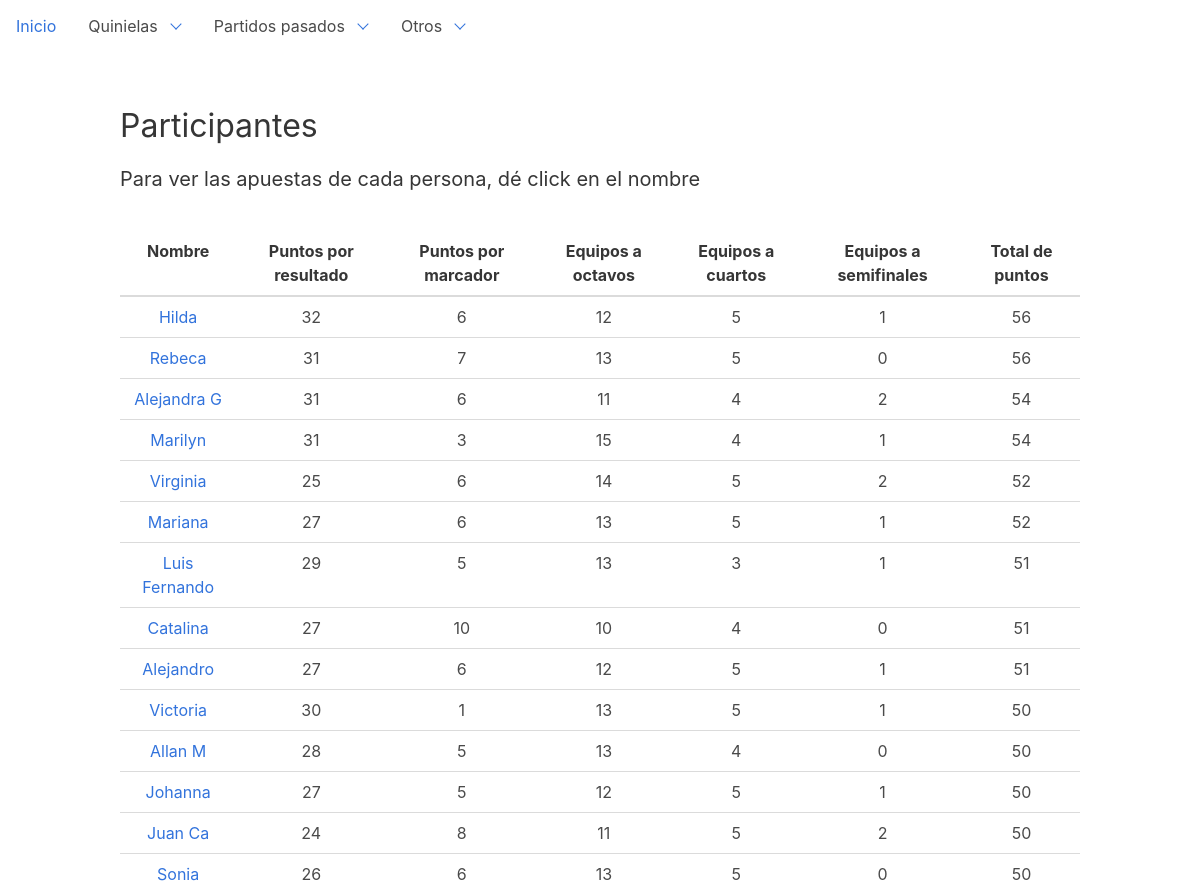
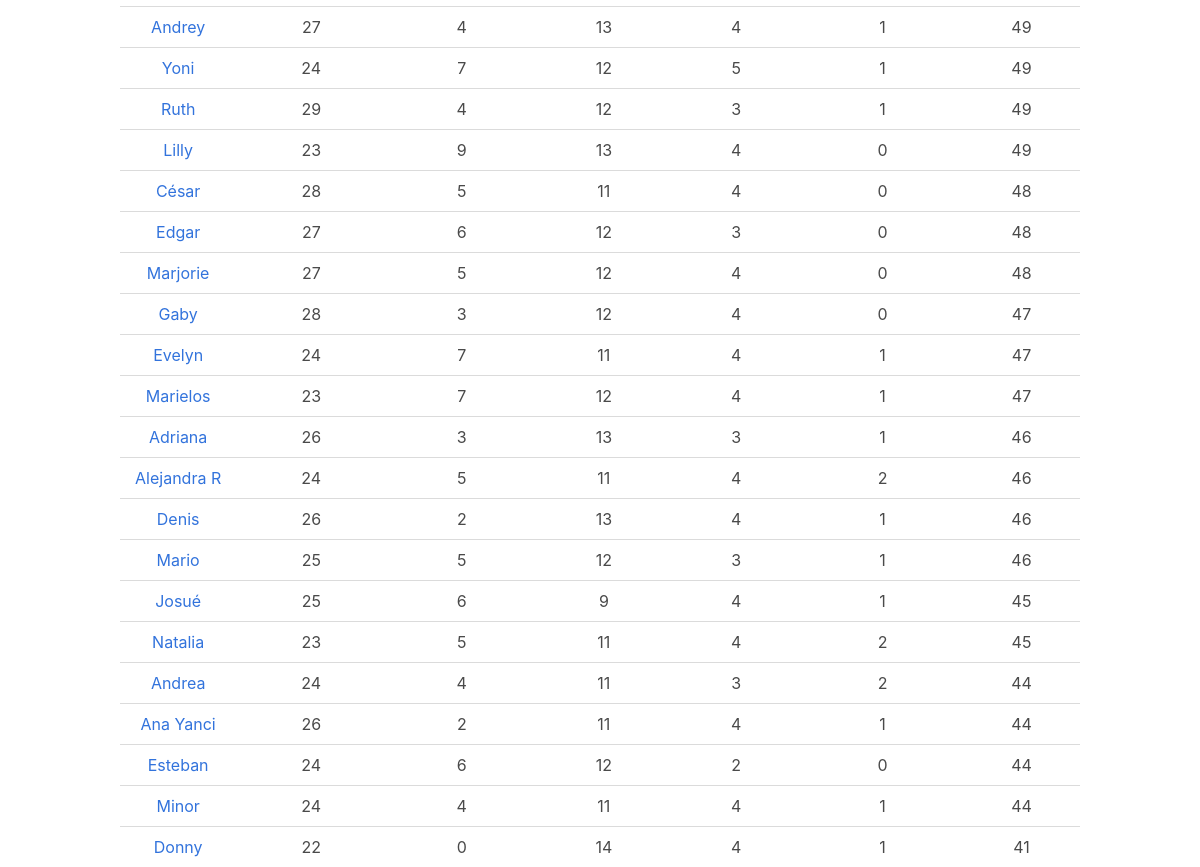
Page /dashboard/gamblers on the committed database (2 pictures, top to bottom).
### dashboard/models.py (models this page shows, shortened)
class Gambler(models.Model):
    name = models.CharField(max_length=48)
    points_result = models.IntegerField(default=0)
    points_score = models.IntegerField(default=0)
    points_result2 = models.IntegerField(default=0)
    points_score2 = models.IntegerField(default=0)
    points_8vo = models.IntegerField(default=0)
    points_4vo = models.IntegerField(default=0)
    points_semi = models.IntegerField(default=0)
    points_3er = models.IntegerField(default=0)
    points_final = models.IntegerField(default=0)
    points_4vo2 = models.IntegerField(default=0)
    points_semi2 = models.IntegerField(default=0)
    points_3er2 = models.IntegerField(default=0)
    points_final2 = models.IntegerField(default=0)

### dashboard/views.py (the view)
class GamblerListView(ListView):
    model = Gambler
    def get_queryset(self):
        queryset = super(GamblerListView, self).get_queryset()
        return queryset.all().exclude(pk=1).annotate(
            points=(F('points_score') + (F('points_result')) + (F('points_8vo')) + (F('points_4vo')) + (F('points_semi')))).order_by(
            '-points')

### dashboard/templatetags/custom_tags.py (called while the page is built)
@register.filter()
def total_points(value, arg):
    gambler = Gambler.objects.get(name=arg)
    points = gambler.points_semi + gambler.points_score + gambler.points_final + gambler.points_8vo+gambler.points_4vo + gambler.points_3er + gambler.points_result
    return str(points)

### templates/dashboard/gambler_list.html (shortened to what this page needs)
{% extends 'base.html' %}
{% load custom_tags %}
{% block content %}
    <h1 class="title">Participantes</h1>
    <h4>Para ver las apuestas de cada persona, dé click en el nombre</h4>
    <br/>
    <table class="sortable">
        <thead>
        <tr>
            <th style="text-align: center">Nombre</th>
            <th style="text-align: center">Puntos por resultado </th>
            <th style="text-align: center">Puntos por marcador </th>
            <th style="text-align: center">Equipos a octavos </th>
            <th style="text-align: center">Equipos a cuartos </th>
            <th style="text-align: center">Equipos a semifinales </th>
            <th style="text-align: center">Total de puntos</th>
        </tr>
        </thead>
        <tbody>
        {% for gambler in gambler_list %}
            <tr>
                <td style="text-align: center"><a href="{% url 'gambler-detail' gambler.pk %}">{{ gambler.name }}</a></td>
                <td style="text-align: center">{{ gambler.points_result }}</td>
                <td style="text-align: center">{{ gambler.points_score }}</td>
                <td style="text-align: center">{{ gambler.points_8vo }}</td>
                <td style="text-align: center">{{ gambler.points_4vo }}</td>
                <td style="text-align: center">{{ gambler.points_semi }}</td>
                <td style="text-align: center">{{ value|total_points:gambler.name }}</td>
            </tr>
        {% endfor %}
        </tbody>
    </table>
{% endblock %}

### rows in the picture
Gambler: name "Hilda", points_result "32", points_score "6", points_8vo "12", points_4vo "5", points_semi "1", name+points_semi+points_score "56"
Gambler: name "Rebeca", points_result "31", points_score "7", points_8vo "13", points_4vo "5", points_semi "0", name+points_semi+points_score "56"
Gambler: name "Alejandra G", points_result "31", points_score "6", points_8vo "11", points_4vo "4", points_semi "2", name+points_semi+points_score "54"
Gambler: name "Marilyn", points_result "31", points_score "3", points_8vo "15", points_4vo "4", points_semi "1", name+points_semi+points_score "54"
Gambler: name "Virginia", points_result "25", points_score "6", points_8vo "14", points_4vo "5", points_semi "2", name+points_semi+points_score "52"
Gambler: name "Mariana", points_result "27", points_score "6", points_8vo "13", points_4vo "5", points_semi "1", name+points_semi+points_score "52"
Gambler: name "Luis Fernando", points_result "29", points_score "5", points_8vo "13", points_4vo "3", points_semi "1", name+points_semi+points_score "51"
Gambler: name "Catalina", points_result "27", points_score "10", points_8vo "10", points_4vo "4", points_semi "0", name+points_semi+points_score "51"
Gambler: name "Alejandro", points_result "27", points_score "6", points_8vo "12", points_4vo "5", points_semi "1", name+points_semi+points_score "51"
Gambler: name "Victoria", points_result "30", points_score "1", points_8vo "13", points_4vo "5", points_semi "1", name+points_semi+points_score "50"
Gambler: name "Allan M", points_result "28", points_score "5", points_8vo "13", points_4vo "4", points_semi "0", name+points_semi+points_score "50"
Gambler: name "Johanna", points_result "27", points_score "5", points_8vo "12", points_4vo "5", points_semi "1", name+points_semi+points_score "50"
Gambler: name "Juan Ca", points_result "24", points_score "8", points_8vo "11", points_4vo "5", points_semi "2", name+points_semi+points_score "50"
Gambler: name "Sonia", points_result "26", points_score "6", points_8vo "13", points_4vo "5", points_semi "0", name+points_semi+points_score "50"
Gambler: name "Andrey", points_result "27", points_score "4", points_8vo "13", points_4vo "4", points_semi "1", name+points_semi+points_score "49"
Gambler: name "Yoni", points_result "24", points_score "7", points_8vo "12", points_4vo "5", points_semi "1", name+points_semi+points_score "49"
Gambler: name "Ruth", points_result "29", points_score "4", points_8vo "12", points_4vo "3", points_semi "1", name+points_semi+points_score "49"
Gambler: name "Lilly", points_result "23", points_score "9", points_8vo "13", points_4vo "4", points_semi "0", name+points_semi+points_score "49"
Gambler: name "César", points_result "28", points_score "5", points_8vo "11", points_4vo "4", points_semi "0", name+points_semi+points_score "48"
Gambler: name "Edgar", points_result "27", points_score "6", points_8vo "12", points_4vo "3", points_semi "0", name+points_semi+points_score "48"
Gambler: name "Marjorie", points_result "27", points_score "5", points_8vo "12", points_4vo "4", points_semi "0", name+points_semi+points_score "48"
Gambler: name "Gaby", points_result "28", points_score "3", points_8vo "12", points_4vo "4", points_semi "0", name+points_semi+points_score "47"
Gambler: name "Evelyn", points_result "24", points_score "7", points_8vo "11", points_4vo "4", points_semi "1", name+points_semi+points_score "47"
Gambler: name "Marielos", points_result "23", points_score "7", points_8vo "12", points_4vo "4", points_semi "1", name+points_semi+points_score "47"
Gambler: name "Adriana", points_result "26", points_score "3", points_8vo "13", points_4vo "3", points_semi "1", name+points_semi+points_score "46"
Gambler: name "Alejandra R", points_result "24", points_score "5", points_8vo "11", points_4vo "4", points_semi "2", name+points_semi+points_score "46"
Gambler: name "Denis", points_result "26", points_score "2", points_8vo "13", points_4vo "4", points_semi "1", name+points_semi+points_score "46"
Gambler: name "Mario", points_result "25", points_score "5", points_8vo "12", points_4vo "3", points_semi "1", name+points_semi+points_score "46"
Gambler: name "Josué", points_result "25", points_score "6", points_8vo "9", points_4vo "4", points_semi "1", name+points_semi+points_score "45"
Gambler: name "Natalia", points_result "23", points_score "5", points_8vo "11", points_4vo "4", points_semi "2", name+points_semi+points_score "45"
Gambler: name "Andrea", points_result "24", points_score "4", points_8vo "11", points_4vo "3", points_semi "2", name+points_semi+points_score "44"
Gambler: name "Ana Yanci", points_result "26", points_score "2", points_8vo "11", points_4vo "4", points_semi "1", name+points_semi+points_score "44"
Gambler: name "Esteban", points_result "24", points_score "6", points_8vo "12", points_4vo "2", points_semi "0", name+points_semi+points_score "44"
Gambler: name "Minor", points_result "24", points_score "4", points_8vo "11", points_4vo "4", points_semi "1", name+points_semi+points_score "44"
Gambler: name "Donny", points_result "22", points_score "0", points_8vo "14", points_4vo "4", points_semi "1", name+points_semi+points_score "41"
